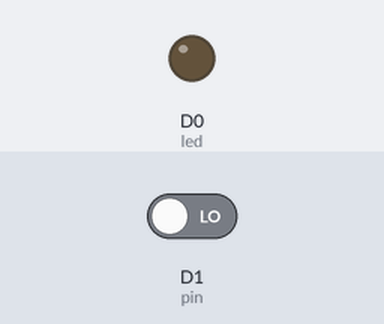
The sketch below on a simulated ESP8266 (NodeMCU). On the bench: output pins drawn as LEDs (lit = HIGH). Dashed ring = blinking. The inputs (shaded band) are chosen by the test bench; at power-on: D1 (pin) LOW.

Above: at 1.2 s.
1.3 s: D1 (pin) driven HIGH
At 1.75 s:
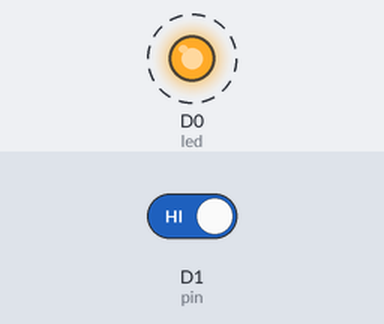
4.3 s: D1 (pin) driven LOW
At 4.3 s:
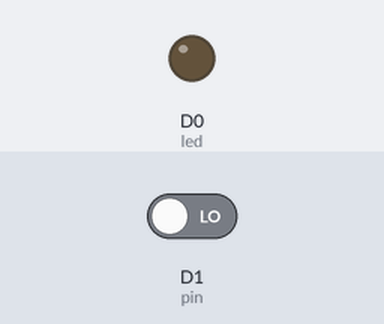
Timing chart, 0 to 7.3 s (numbered marks = the images above; inputs shaded):
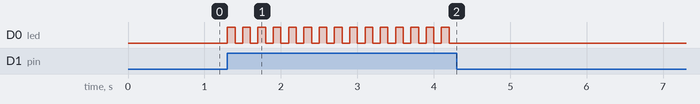

Measured:
- after the input at 1.3 s, D0 (led): alternates HIGH for 0.10 s and LOW for 0.10 s, starting at once
- after the input at 4.3 s, D0 (led): stops changing and stays LOW

The sketch:

04_function.ino
```cpp
int pin=D1;
int led=D0;
int button_state;

void setup(){
  pinMode(pin, INPUT_PULLDOWN);
  pinMode(led, OUTPUT);
}

void loop(){
  if(digitalRead(pin)==HIGH){
  blink(); //call the function
  }
}
void blink(){   //construct function
	digitalWrite(led, HIGH);
	delay(100);
	digitalWrite(led, LOW);
	delay(100);
}
```
